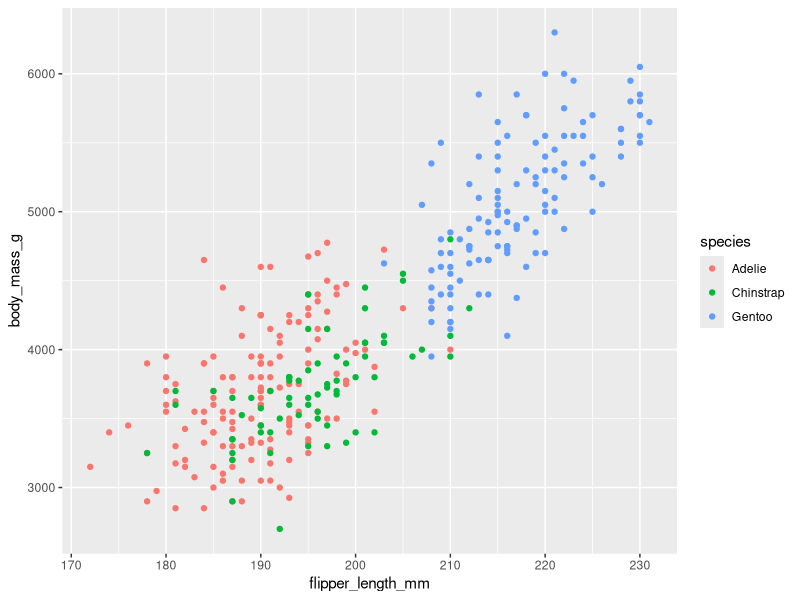
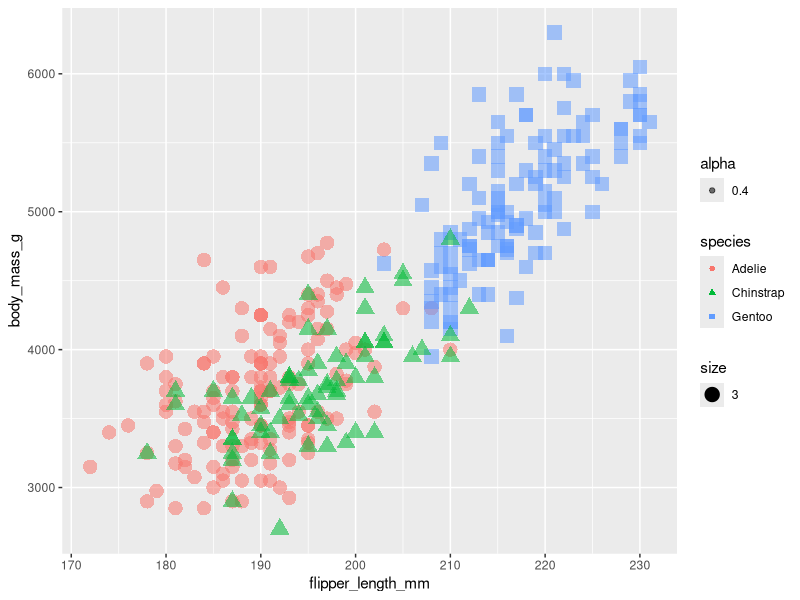
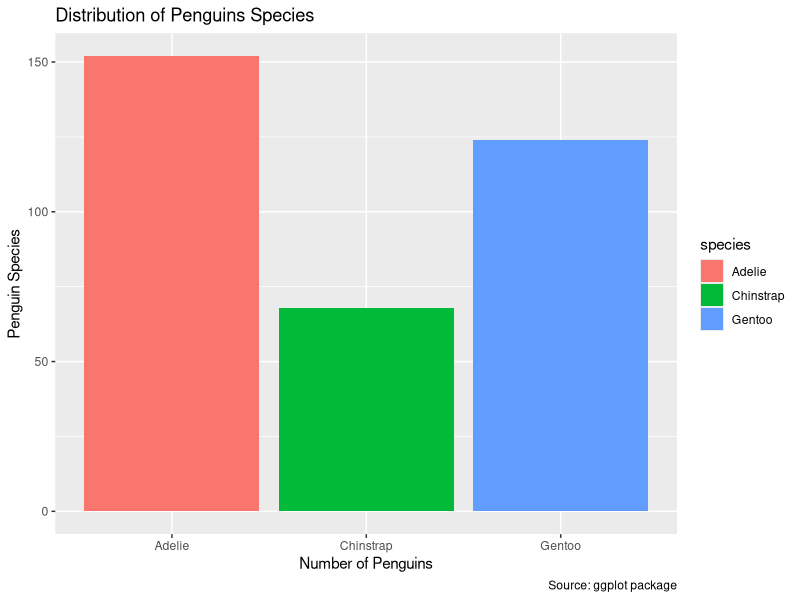
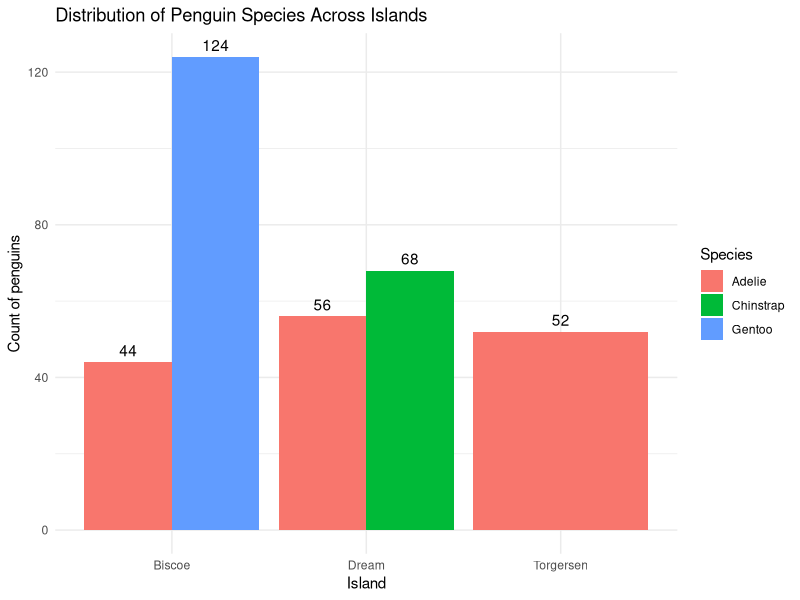
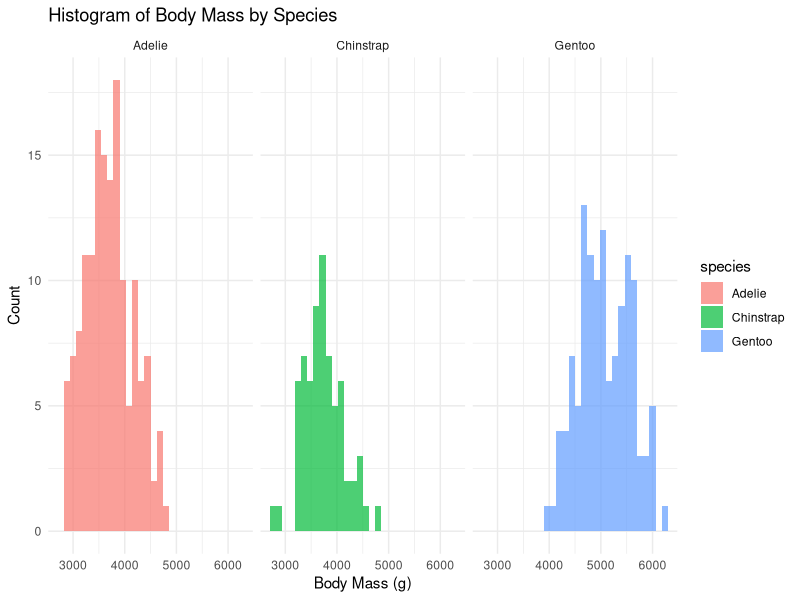
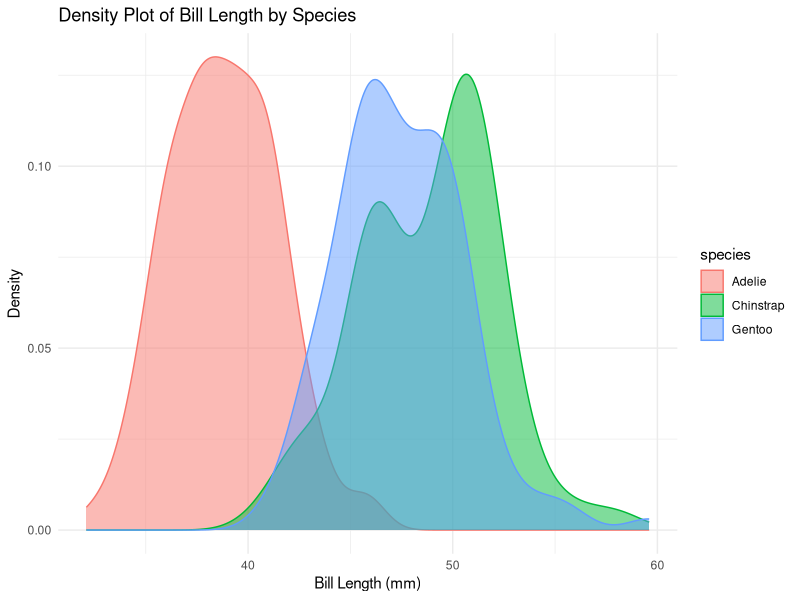
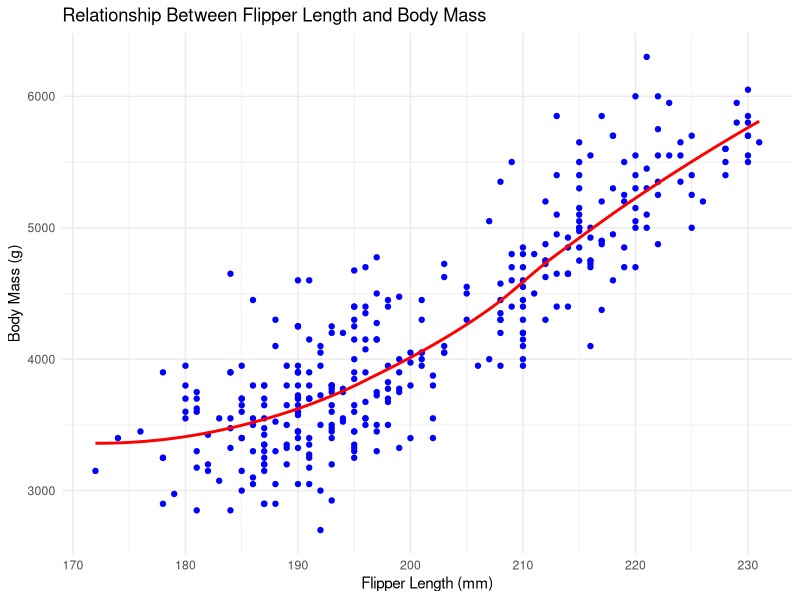

Recreate these plots in R, in order.
## ---- chunk 1
library(palmerpenguins)
library(ggplot2)
print("load library for data visualization")
## ---- chunk 2
data("penguins")
## ---- chunk 3
#Relationship between flipper length and body mass
ggplot(data = penguins)+
  geom_point(mapping = aes(x = flipper_length_mm,
                           y = body_mass_g,
                           color = species))
## ---- chunk 4
#shape = species
ggplot(data = penguins)+
  geom_point(mapping = aes(x = flipper_length_mm,
                           y = body_mass_g,
                           shape = species,
                           size = 3,
                           color = species,
                           alpha = 0.4))
## ---- chunk 5
#Create a bar chart and add a title
ggplot(data = penguins) +
  geom_bar(mapping = aes(x = species,
                         fill = species))+
  labs(title = "Distribution of Penguins Species",
       caption = "Source: ggplot package",
       x = "Number of Penguins",
       y = "Penguin Species")
## ---- chunk 6
# Create the bar chart with text labels
ggplot(data = penguins, aes(x = island, fill = species)) +
  geom_bar(position = "dodge", stat = "count") +
  geom_text(stat = "count", aes(label = ..count..), 
           position = position_dodge(width = 0.9), vjust = -0.5) +
  labs(title = "Distribution of Penguin Species Across Islands",
       x = "Island",
       y = "Count of penguins",
       fill = "Species") +
  theme_minimal()
## ---- chunk 7
# Histogram of body mass for each species
ggplot(data = penguins, aes(x = body_mass_g, fill = species)) +
  geom_histogram(binwidth = 120, alpha = 0.7, position = "dodge") +
  facet_grid(. ~ species) +
  labs(title = "Histogram of Body Mass by Species",
       x = "Body Mass (g)",
       y = "Count") +
  theme_minimal()
## ---- chunk 8
ggplot(data = penguins, aes(x = bill_length_mm, fill = species, color = species)) +
  geom_density(alpha = 0.5) +
  labs(title = "Density Plot of Bill Length by Species",
       x = "Bill Length (mm)",
       y = "Density") +
  theme_minimal() 

## ---- chunk 9
ggplot(data = penguins, aes(x = flipper_length_mm, y = body_mass_g)) +
  geom_point(color = "blue") +  # Plot the points
  geom_smooth(method = "loess", se = FALSE, color = "red") +  # Add a smoothed line
  labs(title = "Relationship Between Flipper Length and Body Mass",
       x = "Flipper Length (mm)",
       y = "Body Mass (g)") +
  theme_minimal()
